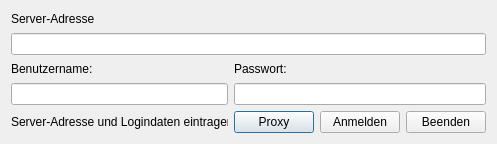
<ui version="4.0" >
 <class>LoginDialog</class>
 <widget class="QDialog" name="LoginDialog" >
  <property name="geometry" >
   <rect>
    <x>0</x>
    <y>0</y>
    <width>497</width>
    <height>144</height>
   </rect>
  </property>
  <property name="minimumSize" >
   <size>
    <width>497</width>
    <height>144</height>
   </size>
  </property>
  <property name="maximumSize" >
   <size>
    <width>16777215</width>
    <height>144</height>
   </size>
  </property>
  <property name="windowTitle" >
   <string>Anmeldung am BSCW Server</string>
  </property>
  <layout class="QGridLayout" name="gridLayout" >
   <item row="0" column="0" >
    <widget class="QLabel" name="_lbl_server_address" >
     <property name="text" >
      <string>Server-Adresse</string>
     </property>
    </widget>
   </item>
   <item row="1" column="0" colspan="4" >
    <widget class="QLineEdit" name="_server_address" />
   </item>
   <item row="2" column="0" >
    <widget class="QLabel" name="_lbl_username" >
     <property name="text" >
      <string>Benutzername:</string>
     </property>
    </widget>
   </item>
   <item row="2" column="1" colspan="2" >
    <widget class="QLabel" name="_lbl_passwd" >
     <property name="text" >
      <string>Passwort:</string>
     </property>
    </widget>
   </item>
   <item row="3" column="0" >
    <widget class="QLineEdit" name="_username" />
   </item>
   <item row="3" column="1" colspan="3" >
    <widget class="QLineEdit" name="_passwd" >
     <property name="echoMode" >
      <enum>QLineEdit::Password</enum>
     </property>
    </widget>
   </item>
   <item row="4" column="0" >
    <widget class="QLabel" name="_lbl_status" >
     <property name="text" >
      <string>Server-Adresse und Logindaten eintragen</string>
     </property>
    </widget>
   </item>
   <item row="4" column="1" >
    <widget class="QPushButton" name="_proxy_button" >
     <property name="text" >
      <string>Proxy</string>
     </property>
    </widget>
   </item>
   <item row="4" column="2" >
    <widget class="QPushButton" name="_login_button" >
     <property name="text" >
      <string>Anmelden</string>
     </property>
    </widget>
   </item>
   <item row="4" column="3" >
    <widget class="QPushButton" name="_quit_button" >
     <property name="text" >
      <string>Beenden</string>
     </property>
    </widget>
   </item>
  </layout>
 </widget>
 <resources/>
 <connections>
  <connection>
   <sender>_quit_button</sender>
   <signal>clicked()</signal>
   <receiver>LoginDialog</receiver>
   <slot>reject()</slot>
   <hints>
    <hint type="sourcelabel" >
     <x>187</x>
     <y>131</y>
    </hint>
    <hint type="destinationlabel" >
     <x>176</x>
     <y>75</y>
    </hint>
   </hints>
  </connection>
 </connections>
</ui>
